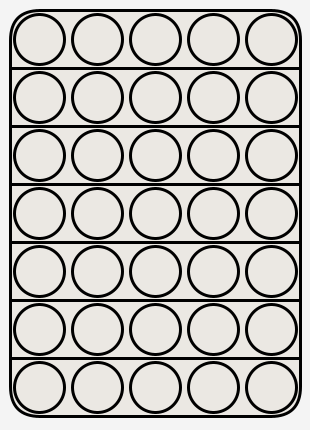
Frame 1 (no input)
Frame 60 (the mouse pressed at the canvas centre just before this capture): identical to frame 1, image omitted
Frame 120 (the mouse held since frame 60 and released just before this capture): identical to frame 1, image omitted

The Processing sketch that drew this single still picture (run headless with seeded random() and noise(); from frame 60 on, the mouse is pressed at the canvas centre):

// Processing sketch: week09_5_bubble_happy_3
// ── week09_5_bubble_happy_3.pde
//week09_5_bubble_happy_3
void setup(){
   size(310,430);
}
int [][] a = new int [7] [5]; //Java的陣列
void draw(){
  background(244,244,244);
  strokeWeight(3);
  fill(235,232,227);
  rect(10, 10, 58*5, 58*7, 30);
  for(int i=10+58; i<10+58*7; i+=58){
    line(10, i, 300, i);
  }
  for(int i=0; i<7; i++){ //左手i有7個
    for(int j=0; j<5; j++){ //右手j有5個
      int x = 39 + j*58 , y = 39+i*58; //x對應右手j y左手i
      if(mousePressed && dist(x,y,mouseX,mouseY)<29 && mouseButton==LEFT) a[i][j] = 1;
      if(mousePressed && dist(x,y,mouseX,mouseY)<29 && mouseButton==RIGHT) a[i][j] = 0;
      if(a[i][j]==1) fill(231,173,172);
      else fill(235,232,227);
      ellipse( x, y, 50, 50);
    }
  }
}
